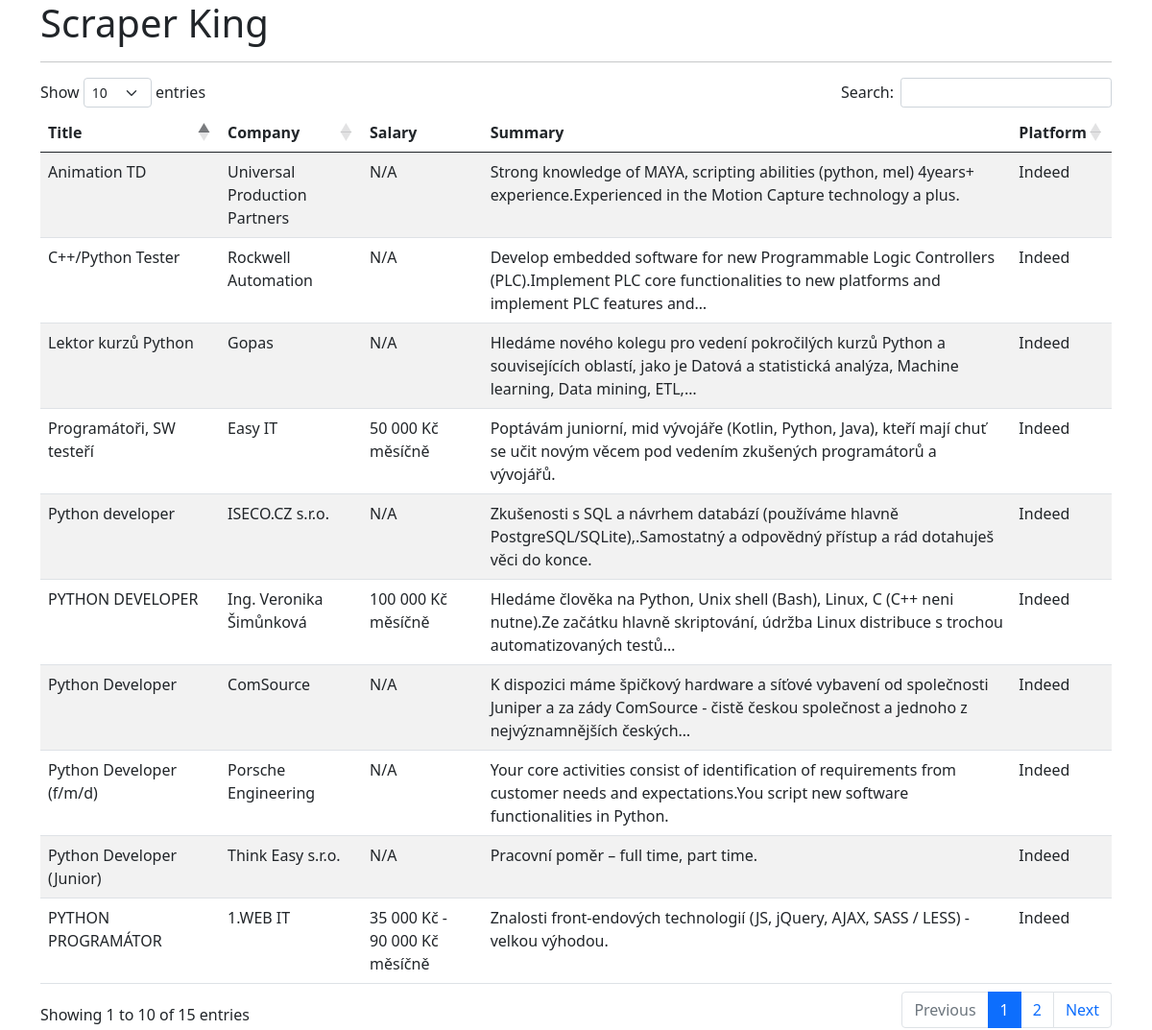
The page / on the database its author committed.
### db.py (models this page shows)
class Jobs(db.Model):
   id = db.Column(db.Integer, primary_key = True)
   title = db.Column(db.String(100))
   company = db.Column(db.String(100))
   salary = db.Column(db.String(100))
   summary = db.Column(db.String(100))
   portal = db.Column(db.String(100))

### app.py (the view)
@app.route("/")
def home():
    conn = sqlite3.connect(db_name)
    cursor = conn.cursor()
    cursor.execute("SELECT*FROM 'jobs'")
    jobs = cursor.fetchall()
    conn.close()
    return render_template('basic_table.html', title='Scraper King',jobs=jobs)

### templates/basic_table.html (shortened to what this page needs)
{% extends "base.html" %}
{% block content %}
  <table id="data" class="table table-striped">
    <thead>
      <tr>
        <th>Title</th>
        <th>Company</th>
        <th>Salary</th>
        <th>Summary</th>
        <th>Platform</th>
      </tr>
    </thead>
    <tbody>
      {% for job in jobs %}
        <tr>
          {% for row in job %}
          <td>{{row}}</td>
           {% endfor %}
        </tr>
    {% endfor %}
    </tbody>
  </table>
{% endblock %}

### templates/base.html (shortened to what this page needs)
<!doctype html>
<html>
  <head>
    <link href="https://cdn.jsdelivr.net/npm/bootstrap@5.0.1/dist/css/bootstrap.min.css" rel="stylesheet">
    <link rel="stylesheet" type="text/css" href="https://cdn.datatables.net/1.10.25/css/dataTables.bootstrap5.css">
  </head>
  <body>
    <div class="container">
      <h1>{{ title }}</h1>
      <hr>
      {% block content %}{% endblock %}
    </div>
  </body>
</html>

### rows shown on the page
Jobs: title "Python Developer (Junior)", company "Think Easy s.r.o.", salary "N/A", summary "Pracovní poměr – full time, part time.", portal "Indeed"
Jobs: title "PYTHON PROGRAMÁTOR", company "1.WEB IT", salary "35 000 Kč - 90 000 Kč měsíčně", summary "Znalosti front-endových technologií (JS, jQuery, AJAX, SASS / LESS) - velkou výhodou.", portal "Indeed"
Jobs: title "Python developer", company "ISECO.CZ s.r.o.", salary "N/A", summary "Zkušenosti s SQL a návrhem databází (používáme hlavně PostgreSQL/SQLite),.Samostatný a odpovědný přístup a rád dotahuješ věci do konce.", portal "Indeed"
Jobs: title "PYTHON DEVELOPER", company "Ing. Veronika Šimůnková", salary "100 000 Kč měsíčně", summary "Hledáme člověka na Python, Unix shell (Bash), Linux, C (C++ neni nutne).Ze začátku hlavně skriptování, údržba Linux distribuce s trochou automatizovaných testů…", portal "Indeed"
Jobs: title "Programátoři, SW testeří", company "Easy IT", salary "50 000 Kč měsíčně", summary "Poptávám juniorní, mid vývojáře (Kotlin, Python, Java), kteří mají chuť se učit novým věcem pod vedením zkušených programátorů a vývojářů.", portal "Indeed"
Jobs: title "Python Developer (f/m/d)", company "Porsche Engineering", salary "N/A", summary "Your core activities consist of identification of requirements from customer needs and expectations.You script new software functionalities in Python.", portal "Indeed"
Jobs: title "Python Developer", company "ComSource", salary "N/A", summary "K dispozici máme špičkový hardware a síťové vybavení od společnosti Juniper a za zády ComSource - čistě českou společnost a jednoho z nejvýznamnějších českých…", portal "Indeed"
Jobs: title "C++/Python Tester", company "Rockwell Automation", salary "N/A", summary "Develop embedded software for new Programmable Logic Controllers (PLC).Implement PLC core functionalities to new platforms and implement PLC features and…", portal "Indeed"
Jobs: title "Animation TD", company "Universal Production Partners", salary "N/A", summary "Strong knowledge of MAYA, scripting abilities (python, mel) 4years+ experience.Experienced in the Motion Capture technology a plus.", portal "Indeed"
Jobs: title "Lektor kurzů Python", company "Gopas", salary "N/A", summary "Hledáme nového kolegu pro vedení pokročilých kurzů Python a souvisejících oblastí, jako je Datová a statistická analýza, Machine learning, Data mining, ETL,…", portal "Indeed"
